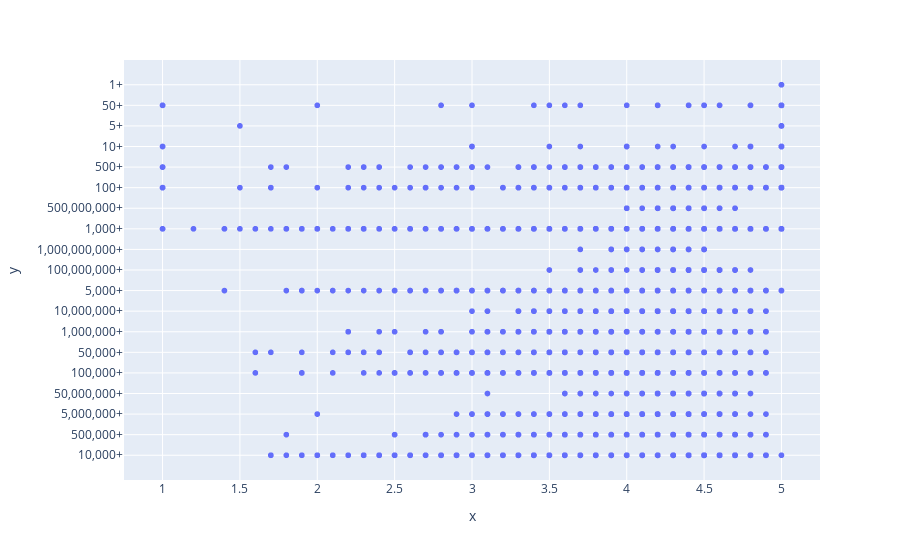

Notebook code for this chart:
### Code cell
fig = px.scatter(x=dataset['Rating'], y=dataset['Installs'])
fig.show()

### Figure 1 — Plotly figure (JSON) as saved in the notebook; plotly's stock layout.template omitted (floating-point values rounded to 4 significant figures; data arrays with more than 128 entries replaced by an {"elided": "..."} marker saying what was removed)
{"data": [{"hovertemplate": "x=%{x}<br>y=%{y}<extra></extra>", "legendgroup": "", "marker": {"color": "#636efa", "symbol": "circle"}, "mode": "markers", "name": "", "showlegend": false, "x": {"elided": "9366 float values"}, "xaxis": "x", "y": {"elided": "9366 str values"}, "yaxis": "y", "type": "scattergl"}], "layout": {"xaxis": {"anchor": "y", "domain": [0.0, 1.0], "title": {"text": "x"}}, "yaxis": {"anchor": "x", "domain": [0.0, 1.0], "title": {"text": "y"}}, "legend": {"tracegroupgap": 0}, "margin": {"t": 60}}}
